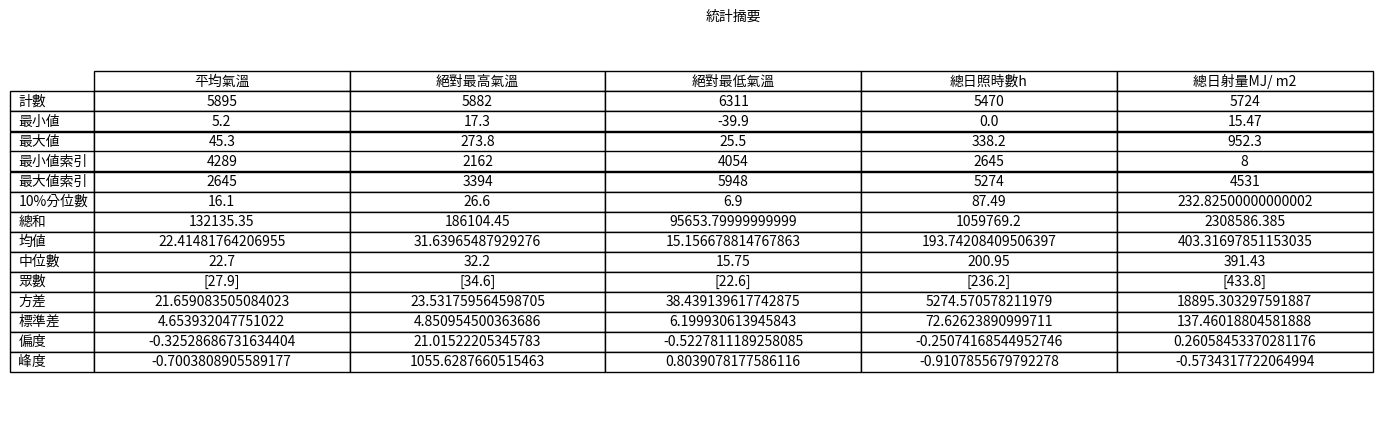

Python code for this plot:
import pandas as pd
import numpy as np
import matplotlib.pyplot as plt
from matplotlib.font_manager import FontProperties
import os

file_path = os.path.join('processed_data_v2.csv')

# 字體設置
font_path = os.path.join('ChocolateClassicalSans-Regular.ttf')
font_properties = FontProperties(fname=font_path)

df = pd.read_csv(file_path)

# 定義需要計算的欄位
columns_to_analyze = ['平均氣溫', '絕對最高氣溫', '絕對最低氣溫', '總日照時數h', '總日射量MJ/ m2']

# 初始化統計結果字典
stats_dict = {}
describe_dict = {}

# 計算每個欄位的統計量
for column in columns_to_analyze:
    d = pd.to_numeric(df[column], errors='coerce').dropna()
    stats = {
        '計數': d.count(),
        '最小值': d.min(),
        '最大值': d.max(),
        '最小值索引': d.idxmin(),
        '最大值索引': d.idxmax(),
        '10%分位數': d.quantile(0.1),
        '總和': d.sum(),
        '均值': d.mean(),
        '中位數': d.median(),
        '眾數': d.mode().tolist(),  # 眾數可以有多個值
        '方差': d.var(),
        '標準差': d.std(),
        '偏度': d.skew(),
        '峰度': d.kurt()
    }
    stats_dict[column] = stats
    describe_dict[column] = d.describe().to_dict()

# 將統計數據轉換為 DataFrame
stats_df = pd.DataFrame(stats_dict)
describe_df = pd.DataFrame(describe_dict)

# 創建圖表以顯示統計數據
fig, ax = plt.subplots(figsize=(15, 5))
ax.axis('tight')
ax.axis('off')
table = ax.table(cellText=stats_df.values, colLabels=stats_df.columns, rowLabels=stats_df.index, cellLoc='center', loc='center')
table.auto_set_font_size(False)
table.set_fontsize(10)
table.scale(1.1, 1.2)
plt.title('統計摘要', fontsize=16, fontproperties=font_properties)

# 設置表格內文字體
for key, cell in table.get_celld().items():
    cell.set_text_props(fontproperties=font_properties)

output_path = os.path.join('data.png')
plt.savefig(output_path, bbox_inches='tight')

# 顯示統計數據圖表
plt.show()
